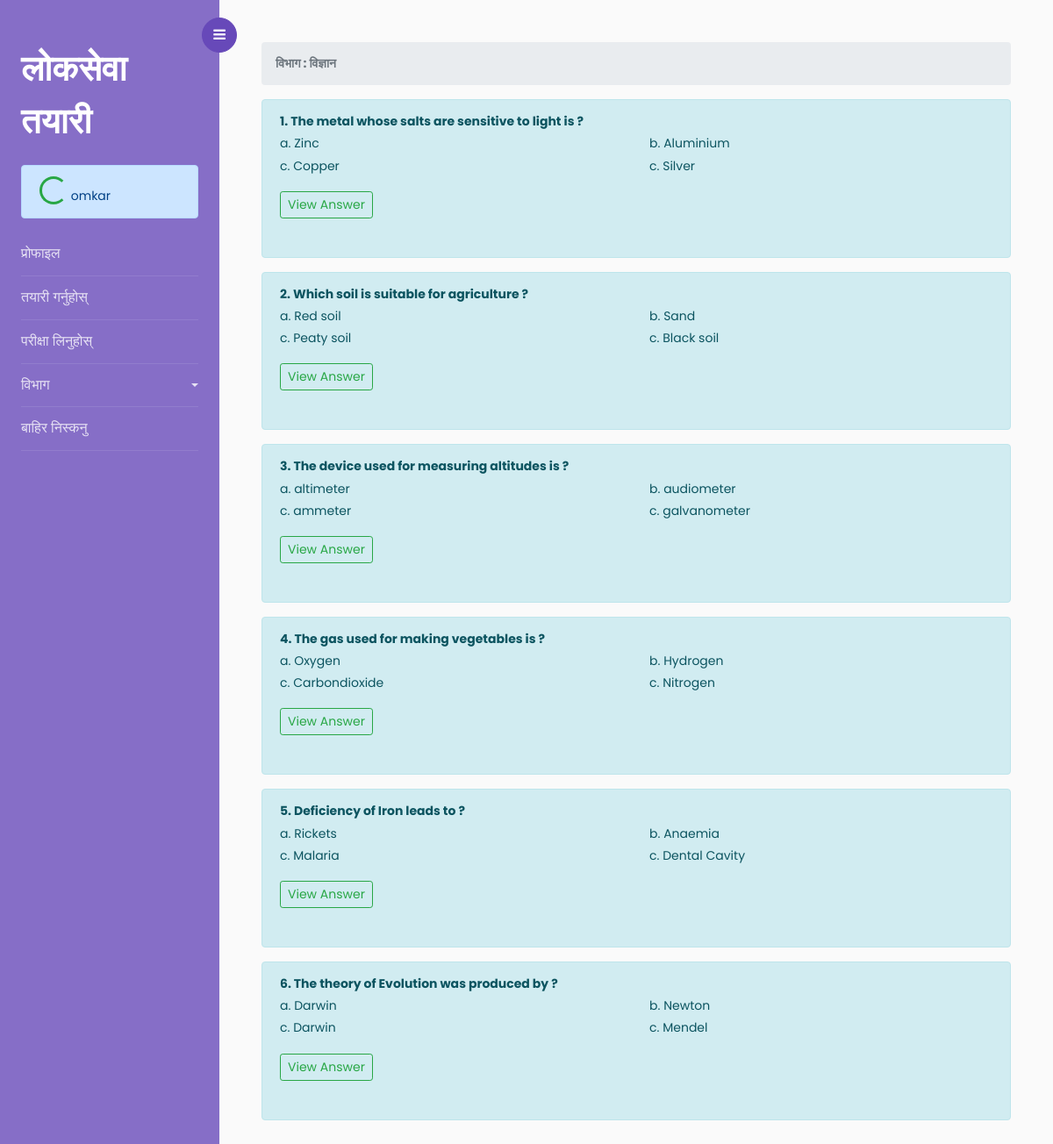
/category/6/ (signed in), run on the app's committed database.
### Loksewa/models.py (models this page shows, shortened)
class Category(models.Model):
    category=models.CharField(max_length=50,blank=False)
    created_at=models.DateTimeField(auto_now_add=True)
    updated_at=models.DateTimeField(auto_now=True)
    def __str__(self):
        return f"{self.category}"

class Questions(models.Model):
    question=models.CharField(max_length=255,blank=False)
    category=models.ForeignKey(Category,on_delete=models.CASCADE)
    created_at=models.DateTimeField(auto_now_add=True)
    updated_at=models.DateTimeField(auto_now=True)
    def __str__(self):
        return f"{self.question}"

class Answer(models.Model):
    question = models.OneToOneField(Questions,on_delete=models.CASCADE)
    answer1 = models.CharField(max_length=50, blank=False, unique=True)
    answer2 = models.CharField(max_length=50, blank=False, unique=True)
    answer3 = models.CharField(max_length=50, blank=False, unique=True)
    answer4 = models.CharField(max_length=50, blank=False, unique=True)
    correctAnswer=models.CharField(max_length=50,blank=False)

### Loksewa/views.py (the view)
# urls.py: path('category/<int:id>/',views.category,name='category')
@login_required(login_url='/login')
def category(request,id):
    category=Category.objects.all()
    questions=Questions.objects.filter(category_id=id)
    categoryaccessed = questions[0].category
    context={
        'category':category,
        'categoryaccessed':categoryaccessed,
        'questions':questions
    }
    return render(request,'categories.html',context)

### templates/categories.html (shortened to what this page needs)
{% extends 'base.html' %}
{% block content %}
<nav aria-label="breadcrumb">
  <ol class="breadcrumb">
    <strong><li class="breadcrumb-item active" aria-current="page">विभाग : {{categoryaccessed.category}}</li></strong>
  </ol>
</nav>
{% for question in questions %}
    <div class="alert alert-info" role="alert">
        <strong>{{forloop.counter}}. {{question}}</strong><br>
        <div class="row">
            <div class="col-md-6">
                a. {{question.answer.answer1}}<br>
                c. {{question.answer.answer3}}
            </div>
            <div class="col-md-6">
                b. {{question.answer.answer2}}<br>
                c. {{question.answer.answer4}}
            </div>
        </div>
        <p>
          <a class="btn btn-outline-success btn-sm my-3" data-toggle="collapse" href="#collapse{{question.id}}" role="button" aria-expanded="false" aria-controls="collapseExample">
            View Answer
          </a>
        </p>
    </div>
{% endfor %}
{% endblock %}

### templates/sidebar.html (shortened to what this page needs)
<div class="wrapper d-flex align-items-stretch">
    <nav id="sidebar">
        <div class="custom-menu">
            <button type="button" id="sidebarCollapse" class="btn btn-primary">
              <i class="fa fa-bars"></i>
            </button>
        </div>
        <div class="p-4 pt-5">
            <h1><a href="index.html" class="logo">लोकसेवा तयारी</a></h1>
            <div class="alert alert-primary" role="alert">
                <div class="spinner-border text-success" role="status">
                </div>
                {{user}}
            </div>
            <ul class="list-unstyled components mb-5">
              <li>
              <a href="/">प्रोफाइल</a>
              </li>
              <li>
                <a href="/questions">तयारी गर्नुहोस्</a>
              </li>
              <li>
                  <a href="/test">परीक्षा लिनुहोस्</a>
              </li>
              <li>
              <a href="#pageSubmenu" data-toggle="collapse" aria-expanded="false" class="dropdown-toggle">विभाग</a>
              </li>
              <li>
              <a href="/logout">बाहिर निस्कनु</a>
              </li>
            </ul>
        </div>
    </nav>

### data on the page
Category: category "विज्ञान"
Questions: question "The metal whose salts are sensitive to light is ?", answer.answer1 "Zinc", answer.answer3 "Copper", answer.answer2 "Aluminium", answer.answer4 "Silver"
Questions: question "Which soil is suitable for agriculture ?", answer.answer1 "Red soil", answer.answer3 "Peaty soil", answer.answer2 "Sand", answer.answer4 "Black soil"
Questions: question "The device used for measuring altitudes is ?", answer.answer1 "altimeter", answer.answer3 "ammeter", answer.answer2 "audiometer", answer.answer4 "galvanometer"
Questions: question "The gas used for making vegetables is ?", answer.answer1 "Oxygen", answer.answer3 "Carbondioxide", answer.answer2 "Hydrogen", answer.answer4 "Nitrogen"
Questions: question "Deficiency of Iron leads to ?", answer.answer1 "Rickets", answer.answer3 "Malaria", answer.answer2 "Anaemia", answer.answer4 "Dental Cavity"
Questions: question "The theory of Evolution was produced by ?", answer.answer1 "Darwin", answer.answer3 "Darwin", answer.answer2 "Newton", answer.answer4 "Mendel"

### other printed values
{{ user }} "omkar"
